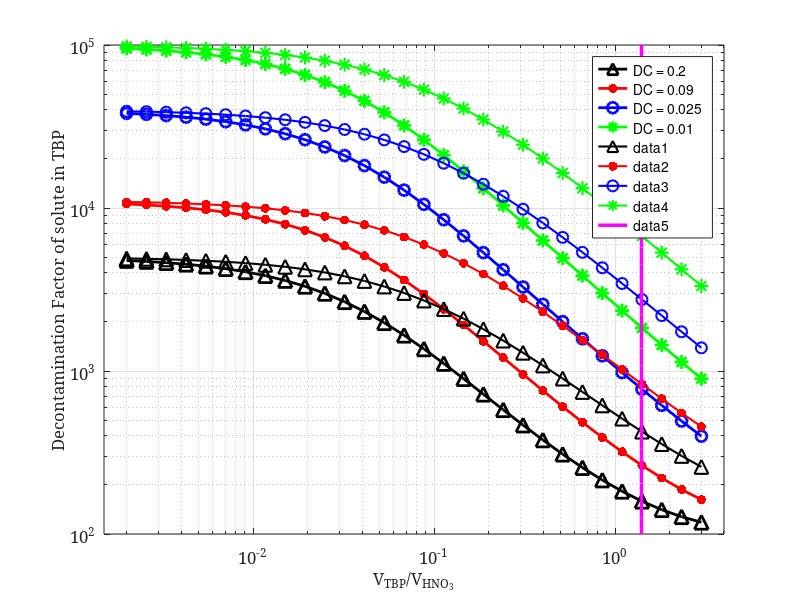

Reproduce this figure in MATLAB.
%This program makes a graph showing how volume affects the mass in each 
% portion of solutionm, and single Step decontamination factors.

N=30; % Make N = 30 for prettier graphs

%%%%%%%%%%%%%%%%%%%%%%%%%%%%%%%%%%%%%%%%%%%%%%%%%%%%%%%%%%%%%%%%%%%%%%%%%%%
%%%%%%%%%%%%%%%%%%%%% Variables/Input/Setup %%%%%%%%%%%%%%%%%%%%%%%%%%%%%%%
%%%%%%%%%%%%%%%%%%%%%%%%%%%%%%%%%%%%%%%%%%%%%%%%%%%%%%%%%%%%%%%%%%%%%%%%%%%

%Volume of TBP added to stock solution
vtl=logspace(-3,0.176091,N);  %Log Space
vt=linspace(0,1.5*2,N);         %Linear Space

%Volume of stock solution (held constant)
vh=0.5;

%Uranium,Pu, Ru, Zr, Nb, Rare earch distribution coefficents
%estimated from reactor handbook for our experiment.
DR=[20,10,0.2,0.09,0.025,0.01];
%Mass Percent in TBP
pt=zeros(length(DR),length(vt));
ptl=zeros(length(DR),length(vtl));
%Mass Percent in TBP second conatct?
pt2=zeros(length(DR),length(vt));
pt2l=zeros(length(DR),length(vtl));
%Mass Percent in TBP third contact
pt3=zeros(length(DR),length(vt));
pt3l=zeros(length(DR),length(vtl));
%Mass Percent in TBP fourth contact
pt4=zeros(length(DR),length(vt));
pt4l=zeros(length(DR),length(vtl));
%Decontamination factor with respect to Pu
DF=zeros(length(DR)-2,length(vt)); %No U and Pu
DFl=zeros(length(DR)-2,length(vt)); %No U and Pu
%Decontamination factor with respect to Pu second contact?
DF2=zeros(length(DR)-2,length(vt));
DF2l=zeros(length(DR)-2,length(vt));

DF2C=zeros(length(DR)-2,length(vt));
DF2Cl=zeros(length(DR)-2,length(vt));

%Decontamination factor with respect to Pu combined fourth contact?
DF4C=zeros(length(DR)-2,length(vt));
DF4Cl=zeros(length(DR)-2,length(vt));

%DFOAl=zeros(1,length(vt)); %A single decontamination factor for the listed elements
ptls=zeros(1,length(vt)); %Sum up all the fractions
ptls2=zeros(1,length(vt)); %Sum up all the fractions for the second contact

%%%%%%%%%%%%%%%%%%%%%%%%%%%%%%%%%%%%%%%%%%%%%%%%%%%%%%%%%%%%%%%%%%%%%%%%%%%
%%%%%%%%%%%%%%%%%%%%%%%%%% Calculations %%%%%%%%%%%%%%%%%%%%%%%%%%%%%%%%%%%
%%%%%%%%%%%%%%%%%%%%%%%%%%%%%%%%%%%%%%%%%%%%%%%%%%%%%%%%%%%%%%%%%%%%%%%%%%%

%%%%%%% Calculate the percent in TBP for each Distribution ratio %%%%%%%%%%

for i=1:length(DR)
   
   %First contact (remember l stands for logrithmic scale)
   %pt(i,:)=1-((((DR(i).*vt)./vh)+1).^-1);
   pt(i,:)=1./(1+(1/DR(i)).*(vh./vt)); %Same calculation just another form
   ptl(i,:)=1-((((DR(i).*vtl)./vh)+1).^-1);
   
   
   %Second Contact (if we keep the volume ratio the same between the first
   %and second contacts)
   pt2(i,:)=(1-pt(i,:)).*pt(i,:);
   pt2l(i,:)=(1-ptl(i,:)).*ptl(i,:);
   
   %Third (I think this is right- I didn't think about this)
   pt3(i,:)=(1-pt2(i,:)-pt(i,:)).*pt(i,:);
   pt3l(i,:)=(1-pt2l(i,:)-ptl(i,:)).*ptl(i,:);
   
   %Fourth (I think this is right - I didn't think about this)
   pt4(i,:)=(1-pt3(i,:)-pt2(i,:)-pt(i,:)).*pt(i,:);
   pt4l(i,:)=(1-pt3l(i,:)-pt2l(i,:)-ptl(i,:)).*ptl(i,:);
   
end





%%%%%%%%%%%%%%%% Calculate the DF with respect to Pu %%%%%%%%%%%%%%%%%%%%%%

for i=3:length(DR) %i starts at 3 because FP start at 3
    %Decontamination factors for the first contact
    DF(i-2,:)=pt(2,:).*(pt(i,:).^-1);
    DFl(i-2,:)=ptl(2,:).*(ptl(i,:).^-1);
    
    %Decontamination factors for the second contact
    DF2(i-2,:)=pt2(2,:).*(pt2(i,:).^-1);
    DF2l(i-2,:)=pt2l(2,:).*(pt(i,:).^-1);
    
    %Combined decontamination factors (after second contact)
    DF2C(i-2,:)=(pt(2,:)+pt2(2,:)).*((pt(i,:)+pt2(i,:)).^-1);
    DF2Cl(i-2,:)=(ptl(2,:)+pt2l(2,:)).*((ptl(i,:)+pt2l(i,:)).^-1);
    
    %Third and fourth contacts can be carried out in a similiar way with a
    %more clever code
    
    %Combined Decontamination factors (after fourth contact)
    DF4C(i-2,:)=(pt(2,:)+pt2(2,:)+pt3(2,:)+pt4(2,:)).*((pt(i,:)+pt2(i,:)+pt3(i,:)+pt4(i,:)).^-1);
    DF4Cl(i-2,:)=(ptl(2,:)+pt2l(2,:)+pt3l(2,:)+pt4l(2,:)).*((ptl(i,:)+pt2l(i,:)+pt3l(i,:)+pt4l(i,:)).^-1);
    
end

%For the overall decontamination factor lets sum all the mass fractions
%We are assuming that all the species have the same mass in the solution,
%which isn't true, but I do not think it will matter. 

for j=1:length(pt(1,:))
    ptls(1,j)=sum(ptl(3:length(ptl(:,1)),j));
    ptls2(1,j)=sum(ptl(3:length(ptl(:,1)),j)+pt2l(3:length(ptl(:,1)),j));
end
DFOAl=ptl(2,:).*(ptls(1,:).^-1)*4;
DFOA2=(ptl(2,:)+pt2l(2,:)).*(ptls2(1,:).^-1)*4;
%%%%%%%%%%%%%%%%%%%%%%%%%%%%%%%%%%%%%%%%%%%%%%%%%%%%%%%%%%%%%%%%%%%%%%%%%%%
%%%%%%%%%%%%%%%%%%%%%%%%%%%%% Plotting %%%%%%%%%%%%%%%%%%%%%%%%%%%%%%%%%%%%
%%%%%%%%%%%%%%%%%%%%%%%%%%%%%%%%%%%%%%%%%%%%%%%%%%%%%%%%%%%%%%%%%%%%%%%%%%%


%%%%%%%%%%%%%%%%%%%%%%%%%%%%%%%%%%%%%%%%%%%%%%%%%%%%%%%%%%%%%%%%%%%%%%%%%%%
%%%%%%%%%%%%%%%%%%%%%%%%%%%%% First Contact %%%%%%%%%%%%%%%%%%%%%%%%%%%%%%%
%%%%%%%%%%%%%%%%%%%%%%%%%%%%%%%%%%%%%%%%%%%%%%%%%%%%%%%%%%%%%%%%%%%%%%%%%%%



%%%%%%%%%%%%%%%%%%%%%%% Plot the mass Percent in TBP %%%%%%%%%%%%%%%%%%%%%%
%%%%%%%%%%%%%%%%%%%%%%%%%%%  Log Scale %%%%%%%%%%%%%%%%%%%%%%%%%%%%%%%%%%%%

semilogx(vtl./vh,100*ptl(1,:),'k--','LineWidth',2); %Uranium
hold on;
semilogx(vtl./vh,100*ptl(2,:),'r.-','LineWidth',1.5,'MarkerSize',20); %Plutonium
semilogx(vtl./vh,100*ptl(3,:),'bo-','LineWidth',1.5,'MarkerSize',8);  %Ru
semilogx(vtl./vh,100*ptl(4,:),'b--','LineWidth',1.5,'MarkerSize',10); %Zr
semilogx(vtl./vh,100*ptl(5,:),'g.-','LineWidth',1.5,'MarkerSize',20); %Nb
semilogx(vtl./vh,100*ptl(6,:),'g*-','LineWidth',1.5,'MarkerSize',10); %RE

xlabel ('V_{TBP}/V_{HNO_{3}}','FontSize',12,'Fontname','Garamond');
ylabel ('Mass Percent of solute in TBP','FontSize',13,'Fontname','Garamond');
grid on;set(gca,'FontSize',12,'Fontname','Garamond');
set(findall(gcf,'type','text'),'FontSize',12,'Fontname','Garamond');
h_legend=legend('U  DR = 20','Pu DR = 10','Ru DR = 0.2','Zr DR = 0.09','Nb DR = 0.025','Rare Earths DR = 0.01');
set(gca,'fontsize',12,'Fontname','Garamond')
set(h_legend,'FontSize',10);
hold off;

%%%%%%%%%%%%%%%%%%%%%%% Plot the mass Percent in TBP %%%%%%%%%%%%%%%%%%%%%%
%%%%%%%%%%%%%%%%%%%%%%%%%%%  Log log %%%%%%%%%%%%%%%%%%%%%%%%%%%%%%%%%%%%

loglog(vtl./vh,100*ptl(1,:),'k--','LineWidth',2); %Uranium
hold on;
loglog(vtl./vh,100*ptl(2,:),'r.-','LineWidth',1.5,'MarkerSize',20); %Plutonium
loglog(vtl./vh,100*ptl(3,:),'bo-','LineWidth',1.5,'MarkerSize',8);  %Ru
loglog(vtl./vh,100*ptl(4,:),'b--','LineWidth',1.5,'MarkerSize',10); %Zr
loglog(vtl./vh,100*ptl(5,:),'g.-','LineWidth',1.5,'MarkerSize',20); %Nb
loglog(vtl./vh,100*ptl(6,:),'g*-','LineWidth',1.5,'MarkerSize',10); %RE

xlabel ('V_{TBP}/V_{HNO_{3}}','FontSize',12,'Fontname','Garamond');
ylabel ('Mass Percent of solute in TBP','FontSize',13,'Fontname','Garamond');
grid on;set(gca,'FontSize',12,'Fontname','Garamond');
set(findall(gcf,'type','text'),'FontSize',12,'Fontname','Garamond');
h_legend=legend('U  DR = 20','Pu DR = 10','Ru DR = 0.2','Zr DR = 0.09','Nb DR = 0.025','Rare Earths DR = 0.01');
set(gca,'fontsize',12,'Fontname','Garamond')
set(h_legend,'FontSize',10);
hold off;

%%%%%%%%%%%%%%%%%%%%%%% Plot the mass Percent in TBP %%%%%%%%%%%%%%%%%%%%%%
%%%%%%%%%%%%%%%%%%%%%%%%%%%  Linear Scale %%%%%%%%%%%%%%%%%%%%%%%%%%%%%%%%%

plot(vt./vh,100*pt(1,:),'k--','LineWidth',2); %Uranium
hold on;
plot(vt./vh,100*pt(2,:),'r.-','LineWidth',1.5,'MarkerSize',20); %Plutonium
plot(vt./vh,100*pt(3,:),'bo-','LineWidth',1.5,'MarkerSize',8);  %Ru
plot(vt./vh,100*pt(4,:),'b--','LineWidth',1.5,'MarkerSize',10); %Zr
plot(vt./vh,100*pt(5,:),'g.-','LineWidth',1.5,'MarkerSize',20); %Nb
plot(vt./vh,100*pt(6,:),'g*-','LineWidth',1.5,'MarkerSize',10); %RE

xlabel ('V_{TBP}/V_{HNO_{3}}','FontSize',12,'Fontname','Garamond');
ylabel ('Mass Percent of solute in TBP','FontSize',13,'Fontname','Garamond');
grid on;set(gca,'FontSize',12,'Fontname','Garamond');
set(findall(gcf,'type','text'),'FontSize',12,'Fontname','Garamond');
h_legend=legend('U  DR = 20','Pu DR = 10','Ru DR = 0.2','Zr DR = 0.09','Nb DR = 0.025','Rare Earths DR = 0.01');
set(gca,'fontsize',12,'Fontname','Garamond')
set(h_legend,'FontSize',10);hold off;

%%%%%%%%%%%%%%%%%%%%%%% Plot the mass Percent in TBP %%%%%%%%%%%%%%%%%%%%%%
%%%%%%%%%%%%%%%%%%%%%%%%% Semi log y %%%%%%%%%%%%%%%%%%%%%%%%%%%%%%%%%%%%%%

semilogy(vt./vh,100*pt(1,:),'k--','LineWidth',2); %Uranium
hold on;
semilogy(vt./vh,100*pt(2,:),'r.-','LineWidth',1.5,'MarkerSize',20); %Plutonium
semilogy(vt./vh,100*pt(3,:),'bo-','LineWidth',1.5,'MarkerSize',8);  %Ru
semilogy(vt./vh,100*pt(4,:),'b--','LineWidth',1.5,'MarkerSize',10); %Zr
semilogy(vt./vh,100*pt(5,:),'g.-','LineWidth',1.5,'MarkerSize',20); %Nb
semilogy(vt./vh,100*pt(6,:),'g*-','LineWidth',1.5,'MarkerSize',10); %RE

xlabel ('V_{TBP}/V_{HNO_{3}}','FontSize',12,'Fontname','Garamond');
ylabel ('Mass Percent of solute in TBP','FontSize',13,'Fontname','Garamond');
grid on;set(gca,'FontSize',12,'Fontname','Garamond');
set(findall(gcf,'type','text'),'FontSize',12,'Fontname','Garamond');
h_legend=legend('U  DR = 20','Pu DR = 10','Ru DR = 0.2','Zr DR = 0.09','Nb DR = 0.025','Rare Earths DR = 0.01');
set(gca,'fontsize',12,'Fontname','Garamond')
set(h_legend,'FontSize',10);
hold off;



%%%%%%%%%%%%%%%% Plot the Decontamination Factor in TBP %%%%%%%%%%%%%%%%%%%
%%%%%%%%%%%%%%%%%%%%%%%%%%%  Log Scale X %%%%%%%%%%%%%%%%%%%%%%%%%%%%%%%%%%

semilogx(vtl./vh,100*DFl(1,:),'k--','LineWidth',2); %Ru
hold on;
semilogx(vtl./vh,100*DFl(2,:),'r.-','LineWidth',1.5,'MarkerSize',20); %Zr
semilogx(vtl./vh,100*DFl(3,:),'bo-','LineWidth',1.5,'MarkerSize',8);  %Nb
semilogx(vtl./vh,100*DFl(4,:),'g*-','LineWidth',1.5,'MarkerSize',10); %RE


xlabel ('V_{TBP}/V_{HNO_{3}}','FontSize',12,'Fontname','Garamond');
ylabel ('Single Pass Decontamination Factor of solute in TBP','FontSize',13,'Fontname','Garamond');
grid on;set(gca,'FontSize',12,'Fontname','Garamond');
set(findall(gcf,'type','text'),'FontSize',12,'Fontname','Garamond');
h_legend=legend('Ru DR = 0.2','Zr DR = 0.09','Nb DR = 0.025','Rare Earths DR = 0.01');
set(gca,'fontsize',12,'Fontname','Garamond')
set(h_legend,'FontSize',10);
hold off;


%%%%%%%%%%%%%%%% Plot the Decontamination Factor in TBP %%%%%%%%%%%%%%%%%%%
%%%%%%%%%%%%%%%%%%%%%%%%%%%  Log Log Scale %%%%%%%%%%%%%%%%%%%%%%%%%%%%%%%%

loglog(vtl./vh,100*DFl(1,:),'k--','LineWidth',2); %Ru
hold on;
loglog(vtl./vh,100*DFl(2,:),'r.-','LineWidth',1.5,'MarkerSize',20); %Zr
loglog(vtl./vh,100*DFl(3,:),'bo-','LineWidth',1.5,'MarkerSize',8);  %Nb
loglog(vtl./vh,100*DFl(4,:),'g*-','LineWidth',1.5,'MarkerSize',10); %RE

xlabel ('V_{TBP}/V_{HNO_{3}}','FontSize',12,'Fontname','Garamond');
ylabel ('Single Pass Decontamination Factor of solute in TBP','FontSize',13,'Fontname','Garamond');
grid on;set(gca,'FontSize',12,'Fontname','Garamond');
set(findall(gcf,'type','text'),'FontSize',12,'Fontname','Garamond');
h_legend=legend('Ru DR = 0.2','Zr DR = 0.09','Nb DR = 0.025','Rare Earths DR = 0.01');
set(gca,'fontsize',12,'Fontname','Garamond')
set(h_legend,'FontSize',10);
hold off;

%%%%%%%%%%%%%%%% Plot the Decontamination Factor in TBP %%%%%%%%%%%%%%%%%%%
%%%%%%%%%%%%%%%%%%%%%%%%%%%  Lin Scale  %%%%%%%%%%%%%%%%%%%%%%%%%%%%%%%%%%%

plot(vtl./vh,100*DF(1,:),'k--','LineWidth',2); %Ru
hold on;
plot(vtl./vh,100*DF(2,:),'r.-','LineWidth',1.5,'MarkerSize',20); %Zr
plot(vtl./vh,100*DF(3,:),'bo-','LineWidth',1.5,'MarkerSize',8);  %Nb
plot(vtl./vh,100*DF(4,:),'g*-','LineWidth',1.5,'MarkerSize',10); %RE


xlabel ('V_{TBP}/V_{HNO_{3}}','FontSize',12,'Fontname','Garamond');
ylabel ('Single Pass Decontamination Factor of solute in TBP','FontSize',13,'Fontname','Garamond');
grid on;set(gca,'FontSize',12,'Fontname','Garamond');
set(findall(gcf,'type','text'),'FontSize',12,'Fontname','Garamond');
h_legend=legend('Ru DR = 0.2','Zr DR = 0.09','Nb DR = 0.025','Rare Earths DR = 0.01');
set(gca,'fontsize',12,'Fontname','Garamond')
set(h_legend,'FontSize',10);
hold off;


%%%%%%%%%%%%%%%% Plot the Decontamination Factor in TBP %%%%%%%%%%%%%%%%%%%
%%%%%%%%%%%%%%%%%%%%%%%%%%%  semi log Scale y %%%%%%%%%%%%%%%%%%%%%%%%%%%%%

semilogy(vtl./vh,100*DF(1,:),'k--','LineWidth',2); %Ru
hold on;
semilogy(vtl./vh,100*DF(2,:),'r.-','LineWidth',1.5,'MarkerSize',20); %Zr
semilogy(vtl./vh,100*DF(3,:),'bo-','LineWidth',1.5,'MarkerSize',8);  %Nb
semilogy(vtl./vh,100*DF(4,:),'g*-','LineWidth',1.5,'MarkerSize',10); %RE


xlabel ('V_{TBP}/V_{HNO_{3}}','FontSize',12,'Fontname','Garamond');
ylabel ('Single Pass Decontamination Factor of solute in TBP','FontSize',13,'Fontname','Garamond');
grid on;set(gca,'FontSize',12,'Fontname','Garamond');
set(findall(gcf,'type','text'),'FontSize',12,'Fontname','Garamond');
h_legend=legend('Ru DR = 0.2','Zr DR = 0.09','Nb DR = 0.025','Rare Earths DR = 0.01');
set(gca,'fontsize',12,'Fontname','Garamond')
set(h_legend,'FontSize',10);
hold off;

%%%%%%%%%%%%%%%%%%%%%%%%%%%%%%%%%%%%%%%%%%%%%%%%%%%%%%%%%%%%%%%%%%%%%%%%%%%
%%%%%%%%%%%%%%%%%%%%%%%%%%%%% Second Contact %%%%%%%%%%%%%%%%%%%%%%%%%%%%%%
%%%%%%%%%%%%%%%%%%%%%%%%%%%%%%%%%%%%%%%%%%%%%%%%%%%%%%%%%%%%%%%%%%%%%%%%%%%


%%%%%%%%%%%%%%%%%%%%%%% Plot the mass Percent in TBP %%%%%%%%%%%%%%%%%%%%%%
%%%%%%%%%%%%%%%%%%%%%%%%%%%  Linear Scale %%%%%%%%%%%%%%%%%%%%%%%%%%%%%%%%%
%%%%%%%%%%%%%%%%%%%%%%%%%%%  Just the second Contact %%%%%%%%%%%%%%%%%%%%%%

plot(vt./vh,100*pt2(1,:),'k--','LineWidth',2); %Uranium
hold on;
plot(vt./vh,100*pt2(2,:),'r.-','LineWidth',1.5,'MarkerSize',20); %Plutonium
plot(vt./vh,100*pt2(3,:),'bo-','LineWidth',1.5,'MarkerSize',8);  %Ru
plot(vt./vh,100*pt2(4,:),'b--','LineWidth',1.5,'MarkerSize',10); %Zr
plot(vt./vh,100*pt2(5,:),'g.-','LineWidth',1.5,'MarkerSize',20); %Nb
plot(vt./vh,100*pt2(6,:),'g*-','LineWidth',1.5,'MarkerSize',10); %RE

xlabel ('V_{TBP}/V_{HNO_{3}}','FontSize',12,'Fontname','Garamond');
ylabel ('Mass Percent of solute in TBP Second Contact','FontSize',13,'Fontname','Garamond');
grid on;set(gca,'FontSize',12,'Fontname','Garamond');
set(findall(gcf,'type','text'),'FontSize',12,'Fontname','Garamond');
h_legend=legend('U  DR = 20','Pu DR = 10','Ru DR = 0.2','Zr DR = 0.09','Nb DR = 0.025','Rare Earths DR = 0.01');
set(gca,'fontsize',12,'Fontname','Garamond')
set(h_legend,'FontSize',10);
%ylim([0,100]);
hold off;


%%%%%%%%%%%%%%%%%%%%%%%%%%%  Just the second Contact %%%%%%%%%%%%%%%%%%%%%%
%%%%%%%%%%%%%%%%%%%%%%% Plot the mass Percent in TBP %%%%%%%%%%%%%%%%%%%%%%
%%%%%%%%%%%%%%%%%%%%%%%%%%%  Log Scale %%%%%%%%%%%%%%%%%%%%%%%%%%%%%%%%%%%%

semilogx(vtl./vh,100*pt2l(1,:),'k--','LineWidth',2); %Uranium
hold on;
semilogx(vtl./vh,100*pt2l(2,:),'r.-','LineWidth',1.5,'MarkerSize',20); %Plutonium
semilogx(vtl./vh,100*pt2l(3,:),'bo-','LineWidth',1.5,'MarkerSize',8);  %Ru
semilogx(vtl./vh,100*pt2l(4,:),'b--','LineWidth',1.5,'MarkerSize',10); %Zr
semilogx(vtl./vh,100*pt2l(5,:),'g.-','LineWidth',1.5,'MarkerSize',20); %Nb
semilogx(vtl./vh,100*pt2l(6,:),'g*-','LineWidth',1.5,'MarkerSize',10); %RE

xlabel ('V_{TBP}/V_{HNO_{3}}','FontSize',12,'Fontname','Garamond');
ylabel ('Mass Percent of solute in Second Contact','FontSize',13,'Fontname','Garamond');
grid on;set(gca,'FontSize',12,'Fontname','Garamond');
set(findall(gcf,'type','text'),'FontSize',12,'Fontname','Garamond');
h_legend=legend('U  DR = 20','Pu DR = 10','Ru DR = 0.2','Zr DR = 0.09','Nb DR = 0.025','Rare Earths DR = 0.01');
set(gca,'fontsize',12,'Fontname','Garamond')
set(h_legend,'FontSize',10);
hold off;









%%%%%%%%%%%%%%%%%%%%%%% Plot the mass Percent in TBP %%%%%%%%%%%%%%%%%%%%%%
%%%%%%%%%%%%%%%%%%%%%%%%%%%  Linear Scale %%%%%%%%%%%%%%%%%%%%%%%%%%%%%%%%%
%%%%%%%%%%%%%%%%%%%%%%%%%%%  First + Second Contact %%%%%%%%%%%%%%%%%%%%%%%

plot(vt./vh,100*(pt2(1,:)+pt(1,:)),'k--','LineWidth',2); %Uranium
hold on;
plot(vt./vh,100*(pt2(2,:)+pt(2,:)),'r.-','LineWidth',1.5,'MarkerSize',20); %Plutonium
plot(vt./vh,100*(pt2(3,:)+pt(3,:)),'bo-','LineWidth',1.5,'MarkerSize',8);  %Ru
plot(vt./vh,100*(pt2(4,:)+pt(4,:)),'b--','LineWidth',1.5,'MarkerSize',10); %Zr
plot(vt./vh,100*(pt2(5,:)+pt(5,:)),'g.-','LineWidth',1.5,'MarkerSize',20); %Nb
plot(vt./vh,100*(pt2(6,:)+pt(6,:)),'g*-','LineWidth',1.5,'MarkerSize',10); %RE

xlabel ('V_{TBP}/V_{HNO_{3}}','FontSize',12,'Fontname','Garamond');
ylabel ('Mass Percent of solute in TBP Second Contact','FontSize',13,'Fontname','Garamond');
grid on;set(gca,'FontSize',12,'Fontname','Garamond');
set(findall(gcf,'type','text'),'FontSize',12,'Fontname','Garamond');
h_legend=legend('U  DR = 20','Pu DR = 10','Ru DR = 0.2','Zr DR = 0.09','Nb DR = 0.025','Rare Earths DR = 0.01');
set(gca,'fontsize',12,'Fontname','Garamond')
set(h_legend,'FontSize',10);

hold off;

%%%%%%%%%%%%%%%%%%%%%%%%%%% Just the second contact %%%%%%%%%%%%%%%%%%%%%%%
%%%%%%%%%%%%%%%% Plot the Decontamination Factor in TBP %%%%%%%%%%%%%%%%%%%
%%%%%%%%%%%%%%%%%%%%%%%%%%%  Log Log Scale %%%%%%%%%%%%%%%%%%%%%%%%%%%%%%%%

loglog(vtl./vh,100*DF2l(1,:),'k--','LineWidth',2); %Ru
hold on;
loglog(vtl./vh,100*DF2l(2,:),'r.-','LineWidth',1.5,'MarkerSize',20); %Zr
loglog(vtl./vh,100*DF2l(3,:),'bo-','LineWidth',1.5,'MarkerSize',8);  %Nb
loglog(vtl./vh,100*DF2l(4,:),'g*-','LineWidth',1.5,'MarkerSize',10); %RE

xlabel ('V_{TBP}/V_{HNO_{3}}','FontSize',12,'Fontname','Garamond');
ylabel ('Second Pass Decontamination Factor of solute in TBP','FontSize',13,'Fontname','Garamond');
grid on;set(gca,'FontSize',12,'Fontname','Garamond');
set(findall(gcf,'type','text'),'FontSize',12,'Fontname','Garamond');
h_legend=legend('Ru DR = 0.2','Zr DR = 0.09','Nb DR = 0.025','Rare Earths DR = 0.01');
set(gca,'fontsize',12,'Fontname','Garamond')
set(h_legend,'FontSize',10);
hold off;

%%%%%%%%%%%%%%%%%%%%%%%%%%% First and second contact %%%%%%%%%%%%%%%%%%%%%%%
%%%%%%%%%%%%%%%% Plot the Decontamination Factor in TBP %%%%%%%%%%%%%%%%%%%
%%%%%%%%%%%%%%%%%%%%%%%%%%%  Log Log Scale %%%%%%%%%%%%%%%%%%%%%%%%%%%%%%%%

loglog(vtl./vh,100*DF2Cl(1,:),'k--','LineWidth',4); %Ru
hold on;
loglog(vtl./vh,100*DF2Cl(2,:),'r.-','LineWidth',2,'MarkerSize',20); %Zr
loglog(vtl./vh,100*DF2Cl(3,:),'bo-','LineWidth',2,'MarkerSize',8);  %Nb
loglog(vtl./vh,100*DF2Cl(4,:),'g*-','LineWidth',2,'MarkerSize',10); %RE
loglog(vtl./vh,100*DFOAl(1,:),'kx-','LineWidth',2,'MarkerSize',12); %Sum

xlabel ('V_{TBP}/V_{HNO_{3}}','FontSize',12,'Fontname','Garamond');
ylabel ('Combined Decontamination Factor of solute in TBP','FontSize',13,'Fontname','Garamond');
grid on;set(gca,'FontSize',12,'Fontname','Garamond');
set(findall(gcf,'type','text'),'FontSize',12,'Fontname','Garamond');
h_legend=legend('Ru DR = 0.2','Zr DR = 0.09','Nb DR = 0.025','Rare Earths DR = 0.01','Previous Added');
set(gca,'fontsize',12,'Fontname','Garamond')
set(h_legend,'FontSize',10);
hold off;
hold on;

%%%%%%%%%%%%%%%%%%%%%%%%%% Plot the first pass again to compare
loglog(vtl./vh,100*DFl(1,:),'k--','LineWidth',2); %Ru
hold on;
loglog(vtl./vh,100*DFl(2,:),'r.-','LineWidth',1.5,'MarkerSize',20); %Zr
loglog(vtl./vh,100*DFl(3,:),'bo-','LineWidth',1.5,'MarkerSize',8);  %Nb
loglog(vtl./vh,100*DFl(4,:),'g*-','LineWidth',1.5,'MarkerSize',10); %RE
loglog(vtl./vh,100*DFOA2(1,:),'kx-','LineWidth',2,'MarkerSize',12); %Sum

xlabel ('V_{TBP}/V_{HNO_{3}}','FontSize',12,'Fontname','Garamond');
ylabel ('Decontamination Factor of solute in TBP','FontSize',13,'Fontname','Garamond');
grid on;set(gca,'FontSize',12,'Fontname','Garamond');
set(findall(gcf,'type','text'),'FontSize',12,'Fontname','Garamond');
hold off;


%%%%%%%%%%%%%%%%%%%%%%%%%%% First and second contact (no add) %%%%%%%%%%%%%%%%%%%%%%%
%%%%%%%%%%%%%%%% Plot the Decontamination Factor in TBP %%%%%%%%%%%%%%%%%%%
%%%%%%%%%%%%%%%%%%%%%%%%%%%  Log Log Scale %%%%%%%%%%%%%%%%%%%%%%%%%%%%%%%%

loglog(vtl./vh,100*DF2Cl(1,:),'k--','LineWidth',4); %Ru
hold on;
loglog(vtl./vh,100*DF2Cl(2,:),'r.-','LineWidth',2,'MarkerSize',20); %Zr
loglog(vtl./vh,100*DF2Cl(3,:),'bo-','LineWidth',2,'MarkerSize',8);  %Nb
loglog(vtl./vh,100*DF2Cl(4,:),'g*-','LineWidth',2,'MarkerSize',10); %RE

xlabel ('V_{TBP}/V_{HNO_{3}}','FontSize',12,'Fontname','Garamond');
ylabel ('Combined Decontamination Factor of solute in TBP','FontSize',13,'Fontname','Garamond');
grid on;set(gca,'FontSize',12,'Fontname','Garamond');
set(findall(gcf,'type','text'),'FontSize',12,'Fontname','Garamond');
h_legend=legend('DC = 0.2','DC = 0.09','DC = 0.025','DC = 0.01');
set(gca,'fontsize',12,'Fontname','Garamond')
set(h_legend,'FontSize',10);
hold off;
hold on;

%%%%%%%%%%%%%%%%%%%%%%%%%% Plot the first pass again to compare
loglog(vtl./vh,100*DFl(1,:),'k--','LineWidth',2); %Ru
hold on;
loglog(vtl./vh,100*DFl(2,:),'r.-','LineWidth',1.5,'MarkerSize',20); %Zr
loglog(vtl./vh,100*DFl(3,:),'bo-','LineWidth',1.5,'MarkerSize',8);  %Nb
loglog(vtl./vh,100*DFl(4,:),'g*-','LineWidth',1.5,'MarkerSize',10); %RE

xlabel ('V_{TBP}/V_{HNO_{3}}','FontSize',12,'Fontname','Garamond');
ylabel ('Decontamination Factor of solute in TBP','FontSize',13,'Fontname','Garamond');
grid on;set(gca,'FontSize',12,'Fontname','Garamond');
set(findall(gcf,'type','text'),'FontSize',12,'Fontname','Garamond');
hold off;



%%%%%%%%%%%%%%%%%%%%%%%%%%% First and fourth contact (no add) %%%%%%%%%%%%%%%%%%%%%%%
%%%%%%%%%%%%%%%% Plot the Decontamination Factor in TBP %%%%%%%%%%%%%%%%%%%
%%%%%%%%%%%%%%%%%%%%%%%%%%%  Log Log Scale %%%%%%%%%%%%%%%%%%%%%%%%%%%%%%%%

loglog(vtl./vh,100*DF4Cl(1,:),'k^-','LineWidth',2,'MarkerSize',10); %Ru
hold on;
loglog(vtl./vh,100*DF4Cl(2,:),'r.-','LineWidth',2,'MarkerSize',20); %Zr
loglog(vtl./vh,100*DF4Cl(3,:),'bo-','LineWidth',2,'MarkerSize',8);  %Nb
loglog(vtl./vh,100*DF4Cl(4,:),'g*-','LineWidth',2,'MarkerSize',10); %RE

xlabel ('V_{TBP}/V_{HNO_{3}}','FontSize',12,'Fontname','Garamond');
ylabel ('Combined Decontamination Factor of solute in TBP','FontSize',13,'Fontname','Garamond');
grid on;set(gca,'FontSize',12,'Fontname','Garamond');
set(findall(gcf,'type','text'),'FontSize',12,'Fontname','Garamond');
h_legend=legend('DC = 0.2','DC = 0.09','DC = 0.025','DC = 0.01');
set(gca,'fontsize',12,'Fontname','Garamond')
set(h_legend,'FontSize',10);
hold off;
hold on;

%%%%%%%%%%%%%%%%%%%%%%%%%% Plot the first pass again to compare
loglog(vtl./vh,100*DFl(1,:),'k^-','LineWidth',1.5,'MarkerSize',10); %Ru
hold on;
loglog(vtl./vh,100*DFl(2,:),'r.-','LineWidth',1.5,'MarkerSize',20); %Zr
loglog(vtl./vh,100*DFl(3,:),'bo-','LineWidth',1.5,'MarkerSize',8);  %Nb
loglog(vtl./vh,100*DFl(4,:),'g*-','LineWidth',1.5,'MarkerSize',10); %RE

xlabel ('V_{TBP}/V_{HNO_{3}}','FontSize',12,'Fontname','Garamond');
ylabel ('Decontamination Factor of solute in TBP','FontSize',13,'Fontname','Garamond');
grid on;set(gca,'FontSize',12,'Fontname','Garamond');
set(findall(gcf,'type','text'),'FontSize',12,'Fontname','Garamond');
hold off;

%%%% Add an extra vert line
hold on;
loglog(ones(1,N)*1.4,logspace(2,5,N),'m','LineWidth',2.5)
xlim([0.0015,4])


vtl(27)/vh;
